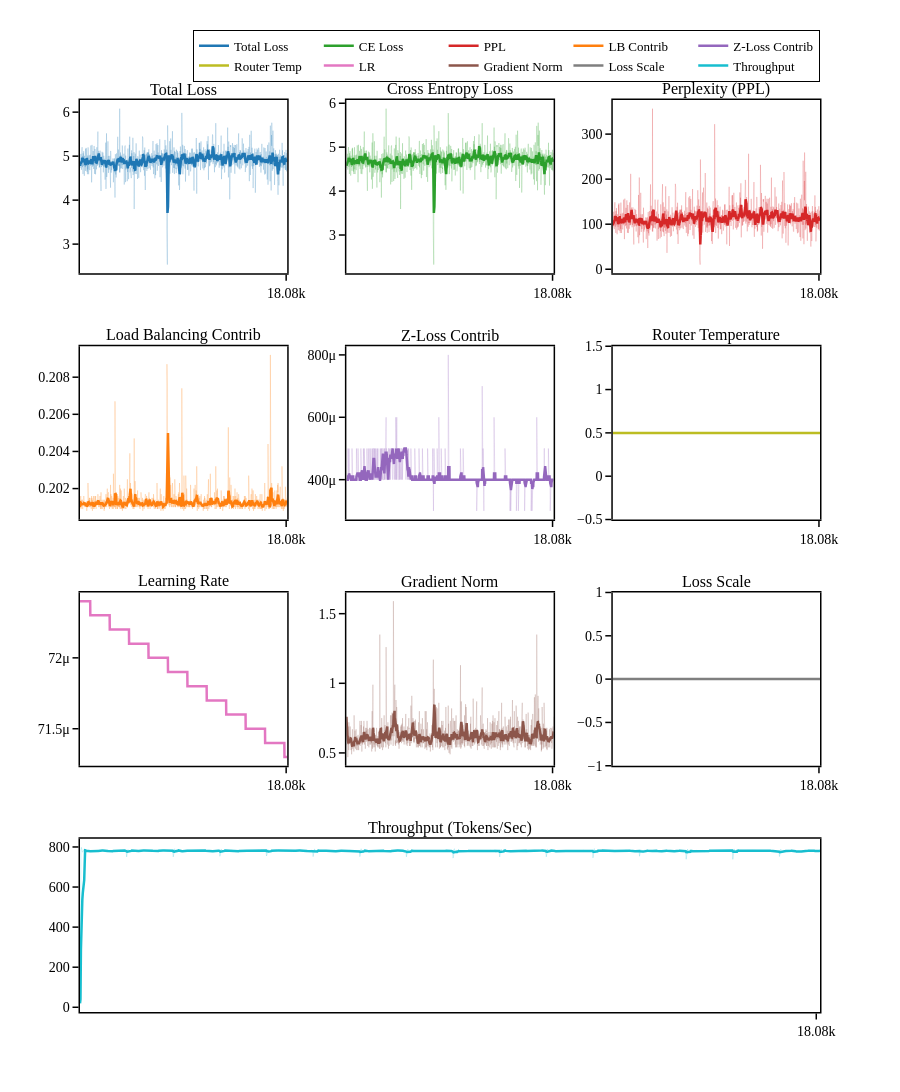

Notebook code for this chart:
### Code cell
import pandas as pd
import numpy as np
import plotly.graph_objects as go
from plotly.subplots import make_subplots
import os
from pathlib import Path

# ==========================================
# Mamba-3-XR Training Log Analyzer 
# (Compatible with: step,loss,ce_loss,lb_contrib,z_contrib,router_temp,lr,grad_norm,loss_scale,tokens_seen,elapsed_s,step_time_s)
# ==========================================

class TrainingAnalyzer:
    def __init__(self, csv_path, platform_info="NVIDIA A100", global_batch=36, seq_len=512, moving_window=10):
        self.csv_path = Path(csv_path)
        self.platform_info = platform_info
        self.global_batch = global_batch
        self.seq_len = seq_len
        self.moving_window = moving_window
        
        if not self.csv_path.exists():
            raise FileNotFoundError(f"Error: Log file not found at {self.csv_path}")
            
        self.df = self._load_and_preprocess()
        
    def _load_and_preprocess(self):
        df = pd.read_csv(self.csv_path)
        
        # 自動去除所有欄位名稱前後的空白字元
        df.columns = df.columns.str.strip()
        
        # 防呆機制：檢查主要的 loss 欄位是否存在
        if 'loss' not in df.columns:
            print("❌ 當前讀取到的欄位名稱有：", df.columns.tolist())
            raise KeyError("找不到 'loss'，請檢查上方印出的欄位名稱是否包含錯字或未換行。")
            
        # 排序並移除重複
        df = df.sort_values("step").drop_duplicates(subset=['step']).reset_index(drop=True)
        
        # 累計時間 (小時)
        if 'elapsed_s' in df.columns:
            df["cum_time_hrs"] = df["elapsed_s"] / 3600
        else:
            df["cum_time_hrs"] = df["step_time_s"].cumsum() / 3600
            
        # 動態吞吐量 (Tokens/Sec)
        df["tokens_per_sec"] = (self.global_batch * self.seq_len) / df["step_time_s"]
        
        # ==========================================
        # 新增：透過 CE Loss 計算 PPL (Perplexity)
        # ==========================================
        if 'ce_loss' in df.columns:
            # 使用 np.exp 計算，並加上 clip 避免初期 loss 過高導致數值溢位
            df["ppl"] = np.exp(np.clip(df["ce_loss"], None, 20))
        
        # 新增需要平滑處理的欄位清單 (加入 ppl)
        metrics_to_smooth = [
            "loss", "ce_loss", "ppl", "lb_contrib", "z_contrib", 
            "router_temp", "grad_norm", "loss_scale", "tokens_per_sec"
        ]
        
        for col in metrics_to_smooth:
            if col in df.columns:
                df[f"{col}_ma"] = df[col].rolling(self.moving_window, min_periods=1).mean()
                
        return df
    
    def generate_report(self, export_html=True, output_filename="mamba3_training_report.html"):
        df = self.df
        
        # 升級為 4 列版面：前三列 3x3 網格，第四列貫穿左右放吞吐量
        fig = make_subplots(
            rows=4, cols=3,
            specs=[
                [{}, {}, {}],
                [{}, {}, {}],
                [{}, {}, {}],
                [{"colspan": 3}, None, None]
            ],
            subplot_titles=(
                "Total Loss", "Cross Entropy Loss", "Perplexity (PPL)", 
                "Load Balancing Contrib", "Z-Loss Contrib", "Router Temperature",
                "Learning Rate", "Gradient Norm", "Loss Scale", 
                "Throughput (Tokens/Sec)"
            ),
            vertical_spacing=0.08,
            horizontal_spacing=0.08,
            shared_xaxes=True
        )

        def add_metric(fig, x, y, y_ma, name, color, row, col, unit="", show_raw=True):
            if show_raw:
                fig.add_trace(go.Scatter(x=x, y=y, name=f"{name} (Raw)", 
                                         line=dict(color=color, width=1), opacity=0.2,
                                         showlegend=False, hoverinfo='skip'), row=row, col=col)
            fig.add_trace(go.Scatter(x=x, y=y_ma, name=f"{name}", 
                                     line=dict(color=color, width=2.5),
                                     hovertemplate=f'Step: %{{x}}<br>{name}: %{{y:.4f}}{unit}'), row=row, col=col)

        # 配色方案 (新增 PPL 專屬顏色)
        c_loss  = "#1f77b4" # Blue
        c_ce    = "#2ca02c" # Green
        c_ppl   = "#d62728" # Red (PPL)
        c_lb    = "#ff7f0e" # Orange
        c_z     = "#9467bd" # Purple
        c_lr    = "#e377c2" # Pink
        c_grad  = "#8c564b" # Brown 
        c_temp  = "#bcbd22" # Olive
        c_scale = "#7f7f7f" # Gray
        c_tps   = "#17becf" # Cyan

        # --- Row 1 ---
        add_metric(fig, df['step'], df['loss'], df['loss_ma'], "Total Loss", c_loss, 1, 1)
        add_metric(fig, df['step'], df['ce_loss'], df['ce_loss_ma'], "CE Loss", c_ce, 1, 2)
        add_metric(fig, df['step'], df['ppl'], df['ppl_ma'], "PPL", c_ppl, 1, 3)

        # --- Row 2 ---
        add_metric(fig, df['step'], df['lb_contrib'], df['lb_contrib_ma'], "LB Contrib", c_lb, 2, 1)
        add_metric(fig, df['step'], df['z_contrib'], df['z_contrib_ma'], "Z-Loss Contrib", c_z, 2, 2)
        add_metric(fig, df['step'], df['router_temp'], df['router_temp_ma'], "Router Temp", c_temp, 2, 3)

        # --- Row 3 ---
        fig.add_trace(go.Scatter(x=df['step'], y=df['lr'], name="LR", 
                                 line=dict(color=c_lr, width=2.5),
                                 hovertemplate='Step: %{x}<br>LR: %{y:.2e}'), row=3, col=1)
        add_metric(fig, df['step'], df['grad_norm'], df['grad_norm_ma'], "Gradient Norm", c_grad, 3, 2)
        add_metric(fig, df['step'], df['loss_scale'], df['loss_scale_ma'], "Loss Scale", c_scale, 3, 3)

        # --- Row 4 (貫穿整列) ---
        add_metric(fig, df['step'], df['tokens_per_sec'], df['tokens_per_sec_ma'], "Throughput", c_tps, 4, 1, " T/s")

        # 自動計算合適的 dtick (避免標籤重疊)
        max_step = df['step'].max()
        suggested_dtick = 50 if max_step <= 500 else (max_step // 10)

        # ==========================================
        # 論文專業格式設定區塊
        # ==========================================
        fig.update_layout(
            height=1300, # 配合 4 列調高版面
            title_x=0.5, 
            template="simple_white", 
            font=dict(
                family="Times New Roman, Times, serif", 
                size=14, 
                color="black"
            ),
            hovermode="x unified",
            legend=dict(
                orientation="h", 
                yanchor="bottom", y=1.02, 
                xanchor="right", x=1,
                bordercolor="black",
                borderwidth=1,
                font=dict(size=13)
            ),
            plot_bgcolor='white',
            paper_bgcolor='white'
        )
        
        fig.update_xaxes(
            showline=True, linewidth=1.5, linecolor='black', mirror=True, 
            gridcolor='rgba(200,200,200,0.3)', 
            ticks="outside", tickwidth=1.5, ticklen=6, tickcolor='black',
            tickmode='linear', dtick=suggested_dtick,
            showticklabels=True, matches='x',
            title_font=dict(size=14, family="Times New Roman")
        )
        
        fig.update_yaxes(
            showline=True, linewidth=1.5, linecolor='black', mirror=True, 
            gridcolor='rgba(200,200,200,0.3)', 
            ticks="outside", tickwidth=1.5, ticklen=6, tickcolor='black',
            title_font=dict(size=14, family="Times New Roman")
        )
        
        for annotation in fig['layout']['annotations']: 
            annotation['font'] = dict(size=16, family="Times New Roman, Times, serif")

        fig.show()
        if export_html:
            fig.write_html(output_filename)
            print(f"✅ Report saved: {output_filename}")

    def print_summary(self):
        df = self.df
        last = df.iloc[-1]
        
        print(f"\n{'='*60}")
        print(f"         MAMBA-3-XR LATEST STATUS (Step {last['step']})")
        print(f"{'='*60}")
        print(f"Time Elapsed    : {last['cum_time_hrs']:.2f} Hours")
        print(f"Throughput      : {last['tokens_per_sec_ma']:.2f} Tokens/s")
        if 'tokens_seen' in df.columns:
            print(f"Tokens Seen     : {last['tokens_seen']:.2e}")
        print(f"Learning Rate   : {last['lr']:.2e}")
        print(f"Gradient Norm   : {last['grad_norm_ma']:.4f}") 
        print(f"Loss Scale      : {last['loss_scale_ma']:.2f}")
        print(f"Router Temp     : {last['router_temp_ma']:.4f}")
        print(f"{'-'*60}")
        print(f"Total Loss      : {last['loss_ma']:.4f}")
        print(f"CE Loss         : {last['ce_loss_ma']:.4f}")
        if 'ppl_ma' in last:
            print(f"PPL             : {last['ppl_ma']:.2f}")
        print(f"LB Contrib      : {last['lb_contrib_ma']:.4f}")
        print(f"Z Contrib       : {last['z_contrib_ma']:.4f}")
        print(f"{'='*60}\n")

if __name__ == "__main__":
    # 確保路徑與前一個腳本輸出的位置一致
    LOG_PATH = "/Users/hungwei/Desktop/Proj/Mamba3-XR/pre-train/colab_training_log.csv" 
    
    try:
        analyzer = TrainingAnalyzer(LOG_PATH)
        analyzer.generate_report()
        analyzer.print_summary()
    except Exception as e:
        print(f"❌ Error: {e}")

### Figure 1 — Plotly figure (JSON) as saved in the notebook; plotly's stock layout.template omitted (floating-point values rounded to 4 significant figures; data arrays with more than 128 entries replaced by an {"elided": "..."} marker saying what was removed)
{"data": [{"hoverinfo": "skip", "line": {"color": "#1f77b4", "width": 1}, "name": "Total Loss (Raw)", "opacity": 0.2, "showlegend": false, "type": "scatter", "x": {"elided": "1588 int values"}, "xaxis": "x", "y": {"elided": "1588 float values"}, "yaxis": "y"}, {"hovertemplate": "Step: %{x}<br>Total Loss: %{y:.4f}", "line": {"color": "#1f77b4", "width": 2.5}, "name": "Total Loss", "type": "scatter", "x": {"elided": "1588 int values"}, "xaxis": "x", "y": {"elided": "1588 float values"}, "yaxis": "y"}, {"hoverinfo": "skip", "line": {"color": "#2ca02c", "width": 1}, "name": "CE Loss (Raw)", "opacity": 0.2, "showlegend": false, "type": "scatter", "x": {"elided": "1588 int values"}, "xaxis": "x2", "y": {"elided": "1588 float values"}, "yaxis": "y2"}, {"hovertemplate": "Step: %{x}<br>CE Loss: %{y:.4f}", "line": {"color": "#2ca02c", "width": 2.5}, "name": "CE Loss", "type": "scatter", "x": {"elided": "1588 int values"}, "xaxis": "x2", "y": {"elided": "1588 float values"}, "yaxis": "y2"}, {"hoverinfo": "skip", "line": {"color": "#d62728", "width": 1}, "name": "PPL (Raw)", "opacity": 0.2, "showlegend": false, "type": "scatter", "x": {"elided": "1588 int values"}, "xaxis": "x3", "y": {"elided": "1588 float values"}, "yaxis": "y3"}, {"hovertemplate": "Step: %{x}<br>PPL: %{y:.4f}", "line": {"color": "#d62728", "width": 2.5}, "name": "PPL", "type": "scatter", "x": {"elided": "1588 int values"}, "xaxis": "x3", "y": {"elided": "1588 float values"}, "yaxis": "y3"}, {"hoverinfo": "skip", "line": {"color": "#ff7f0e", "width": 1}, "name": "LB Contrib (Raw)", "opacity": 0.2, "showlegend": false, "type": "scatter", "x": {"elided": "1588 int values"}, "xaxis": "x4", "y": {"elided": "1588 float values"}, "yaxis": "y4"}, {"hovertemplate": "Step: %{x}<br>LB Contrib: %{y:.4f}", "line": {"color": "#ff7f0e", "width": 2.5}, "name": "LB Contrib", "type": "scatter", "x": {"elided": "1588 int values"}, "xaxis": "x4", "y": {"elided": "1588 float values"}, "yaxis": "y4"}, {"hoverinfo": "skip", "line": {"color": "#9467bd", "width": 1}, "name": "Z-Loss Contrib (Raw)", "opacity": 0.2, "showlegend": false, "type": "scatter", "x": {"elided": "1588 int values"}, "xaxis": "x5", "y": {"elided": "1588 float values"}, "yaxis": "y5"}, {"hovertemplate": "Step: %{x}<br>Z-Loss Contrib: %{y:.4f}", "line": {"color": "#9467bd", "width": 2.5}, "name": "Z-Loss Contrib", "type": "scatter", "x": {"elided": "1588 int values"}, "xaxis": "x5", "y": {"elided": "1588 float values"}, "yaxis": "y5"}, {"hoverinfo": "skip", "line": {"color": "#bcbd22", "width": 1}, "name": "Router Temp (Raw)", "opacity": 0.2, "showlegend": false, "type": "scatter", "x": {"elided": "1588 int values"}, "xaxis": "x6", "y": {"elided": "1588 float values"}, "yaxis": "y6"}, {"hovertemplate": "Step: %{x}<br>Router Temp: %{y:.4f}", "line": {"color": "#bcbd22", "width": 2.5}, "name": "Router Temp", "type": "scatter", "x": {"elided": "1588 int values"}, "xaxis": "x6", "y": {"elided": "1588 float values"}, "yaxis": "y6"}, {"hovertemplate": "Step: %{x}<br>LR: %{y:.2e}", "line": {"color": "#e377c2", "width": 2.5}, "name": "LR", "type": "scatter", "x": {"elided": "1588 int values"}, "xaxis": "x7", "y": {"elided": "1588 float values"}, "yaxis": "y7"}, {"hoverinfo": "skip", "line": {"color": "#8c564b", "width": 1}, "name": "Gradient Norm (Raw)", "opacity": 0.2, "showlegend": false, "type": "scatter", "x": {"elided": "1588 int values"}, "xaxis": "x8", "y": {"elided": "1588 float values"}, "yaxis": "y8"}, {"hovertemplate": "Step: %{x}<br>Gradient Norm: %{y:.4f}", "line": {"color": "#8c564b", "width": 2.5}, "name": "Gradient Norm", "type": "scatter", "x": {"elided": "1588 int values"}, "xaxis": "x8", "y": {"elided": "1588 float values"}, "yaxis": "y8"}, {"hoverinfo": "skip", "line": {"color": "#7f7f7f", "width": 1}, "name": "Loss Scale (Raw)", "opacity": 0.2, "showlegend": false, "type": "scatter", "x": {"elided": "1588 int values"}, "xaxis": "x9", "y": {"elided": "1588 float values"}, "yaxis": "y9"}, {"hovertemplate": "Step: %{x}<br>Loss Scale: %{y:.4f}", "line": {"color": "#7f7f7f", "width": 2.5}, "name": "Loss Scale", "type": "scatter", "x": {"elided": "1588 int values"}, "xaxis": "x9", "y": {"elided": "1588 float values"}, "yaxis": "y9"}, {"hoverinfo": "skip", "line": {"color": "#17becf", "width": 1}, "name": "Throughput (Raw)", "opacity": 0.2, "showlegend": false, "type": "scatter", "x": {"elided": "1588 int values"}, "xaxis": "x10", "y": {"elided": "1588 float values"}, "yaxis": "y10"}, {"hovertemplate": "Step: %{x}<br>Throughput: %{y:.4f} T/s", "line": {"color": "#17becf", "width": 2.5}, "name": "Throughput", "type": "scatter", "x": {"elided": "1588 int values"}, "xaxis": "x10", "y": {"elided": "1588 float values"}, "yaxis": "y10"}], "layout": {"annotations": [{"font": {"family": "Times New Roman, Times, serif", "size": 16}, "showarrow": false, "text": "Total Loss", "x": 0.14, "xanchor": "center", "xref": "paper", "y": 1, "yanchor": "bottom", "yref": "paper"}, {"font": {"family": "Times New Roman, Times, serif", "size": 16}, "showarrow": false, "text": "Cross Entropy Loss", "x": 0.5, "xanchor": "center", "xref": "paper", "y": 1, "yanchor": "bottom", "yref": "paper"}, {"font": {"family": "Times New Roman, Times, serif", "size": 16}, "showarrow": false, "text": "Perplexity (PPL)", "x": 0.86, "xanchor": "center", "xref": "paper", "y": 1, "yanchor": "bottom", "yref": "paper"}, {"font": {"family": "Times New Roman, Times, serif", "size": 16}, "showarrow": false, "text": "Load Balancing Contrib", "x": 0.14, "xanchor": "center", "xref": "paper", "y": 0.73, "yanchor": "bottom", "yref": "paper"}, {"font": {"family": "Times New Roman, Times, serif", "size": 16}, "showarrow": false, "text": "Z-Loss Contrib", "x": 0.5, "xanchor": "center", "xref": "paper", "y": 0.73, "yanchor": "bottom", "yref": "paper"}, {"font": {"family": "Times New Roman, Times, serif", "size": 16}, "showarrow": false, "text": "Router Temperature", "x": 0.86, "xanchor": "center", "xref": "paper", "y": 0.73, "yanchor": "bottom", "yref": "paper"}, {"font": {"family": "Times New Roman, Times, serif", "size": 16}, "showarrow": false, "text": "Learning Rate", "x": 0.14, "xanchor": "center", "xref": "paper", "y": 0.46, "yanchor": "bottom", "yref": "paper"}, {"font": {"family": "Times New Roman, Times, serif", "size": 16}, "showarrow": false, "text": "Gradient Norm", "x": 0.5, "xanchor": "center", "xref": "paper", "y": 0.46, "yanchor": "bottom", "yref": "paper"}, {"font": {"family": "Times New Roman, Times, serif", "size": 16}, "showarrow": false, "text": "Loss Scale", "x": 0.86, "xanchor": "center", "xref": "paper", "y": 0.46, "yanchor": "bottom", "yref": "paper"}, {"font": {"family": "Times New Roman, Times, serif", "size": 16}, "showarrow": false, "text": "Throughput (Tokens/Sec)", "x": 0.5, "xanchor": "center", "xref": "paper", "y": 0.19, "yanchor": "bottom", "yref": "paper"}], "font": {"color": "black", "family": "Times New Roman, Times, serif", "size": 14}, "height": 1300, "hovermode": "x unified", "legend": {"bordercolor": "black", "borderwidth": 1, "font": {"size": 13}, "orientation": "h", "x": 1, "xanchor": "right", "y": 1.02, "yanchor": "bottom"}, "paper_bgcolor": "white", "plot_bgcolor": "white", "title": {"x": 0.5}, "xaxis": {"anchor": "y", "domain": [0, 0.28], "dtick": 1808, "gridcolor": "rgba(200,200,200,0.3)", "linecolor": "black", "linewidth": 1.5, "matches": "x", "mirror": true, "showline": true, "showticklabels": true, "tickcolor": "black", "ticklen": 6, "tickmode": "linear", "ticks": "outside", "tickwidth": 1.5, "title": {"font": {"family": "Times New Roman", "size": 14}}}, "xaxis10": {"anchor": "y10", "domain": [0, 1], "dtick": 1808, "gridcolor": "rgba(200,200,200,0.3)", "linecolor": "black", "linewidth": 1.5, "matches": "x", "mirror": true, "showline": true, "showticklabels": true, "tickcolor": "black", "ticklen": 6, "tickmode": "linear", "ticks": "outside", "tickwidth": 1.5, "title": {"font": {"family": "Times New Roman", "size": 14}}}, "xaxis2": {"anchor": "y2", "domain": [0.36, 0.64], "dtick": 1808, "gridcolor": "rgba(200,200,200,0.3)", "linecolor": "black", "linewidth": 1.5, "matches": "x", "mirror": true, "showline": true, "showticklabels": true, "tickcolor": "black", "ticklen": 6, "tickmode": "linear", "ticks": "outside", "tickwidth": 1.5, "title": {"font": {"family": "Times New Roman", "size": 14}}}, "xaxis3": {"anchor": "y3", "domain": [0.72, 1], "dtick": 1808, "gridcolor": "rgba(200,200,200,0.3)", "linecolor": "black", "linewidth": 1.5, "matches": "x", "mirror": true, "showline": true, "showticklabels": true, "tickcolor": "black", "ticklen": 6, "tickmode": "linear", "ticks": "outside", "tickwidth": 1.5, "title": {"font": {"family": "Times New Roman", "size": 14}}}, "xaxis4": {"anchor": "y4", "domain": [0, 0.28], "dtick": 1808, "gridcolor": "rgba(200,200,200,0.3)", "linecolor": "black", "linewidth": 1.5, "matches": "x", "mirror": true, "showline": true, "showticklabels": true, "tickcolor": "black", "ticklen": 6, "tickmode": "linear", "ticks": "outside", "tickwidth": 1.5, "title": {"font": {"family": "Times New Roman", "size": 14}}}, "xaxis5": {"anchor": "y5", "domain": [0.36, 0.64], "dtick": 1808, "gridcolor": "rgba(200,200,200,0.3)", "linecolor": "black", "linewidth": 1.5, "matches": "x", "mirror": true, "showline": true, "showticklabels": true, "tickcolor": "black", "ticklen": 6, "tickmode": "linear", "ticks": "outside", "tickwidth": 1.5, "title": {"font": {"family": "Times New Roman", "size": 14}}}, "xaxis6": {"anchor": "y6", "domain": [0.72, 1], "dtick": 1808, "gridcolor": "rgba(200,200,200,0.3)", "linecolor": "black", "linewidth": 1.5, "matches": "x", "mirror": true, "showline": true, "showticklabels": true, "tickcolor": "black", "ticklen": 6, "tickmode": "linear", "ticks": "outside", "tickwidth": 1.5, "title": {"font": {"family": "Times New Roman", "size": 14}}}, "xaxis7": {"anchor": "y7", "domain": [0, 0.28], "dtick": 1808, "gridcolor": "rgba(200,200,200,0.3)", "linecolor": "black", "linewidth": 1.5, "matches": "x", "mirror": true, "showline": true, "showticklabels": true, "tickcolor": "black", "ticklen": 6, "tickmode": "linear", "ticks": "outside", "tickwidth": 1.5, "title": {"font": {"family": "Times New Roman", "size": 14}}}, "xaxis8": {"anchor": "y8", "domain": [0.36, 0.64], "dtick": 1808, "gridcolor": "rgba(200,200,200,0.3)", "linecolor": "black", "linewidth": 1.5, "matches": "x", "mirror": true, "showline": true, "showticklabels": true, "tickcolor": "black", "ticklen": 6, "tickmode": "linear", "ticks": "outside", "tickwidth": 1.5, "title": {"font": {"family": "Times New Roman", "size": 14}}}, "xaxis9": {"anchor": "y9", "domain": [0.72, 1], "dtick": 1808, "gridcolor": "rgba(200,200,200,0.3)", "linecolor": "black", "linewidth": 1.5, "matches": "x", "mirror": true, "showline": true, "showticklabels": true, "tickcolor": "black", "ticklen": 6, "tickmode": "linear", "ticks": "outside", "tickwidth": 1.5, "title": {"font": {"family": "Times New Roman", "size": 14}}}, "yaxis": {"anchor": "x", "domain": [0.81, 1], "gridcolor": "rgba(200,200,200,0.3)", "linecolor": "black", "linewidth": 1.5, "mirror": true, "showline": true, "tickcolor": "black", "ticklen": 6, "ticks": "outside", "tickwidth": 1.5, "title": {"font": {"family": "Times New Roman", "size": 14}}}, "yaxis10": {"anchor": "x10", "domain": [0, 0.19], "gridcolor": "rgba(200,200,200,0.3)", "linecolor": "black", "linewidth": 1.5, "mirror": true, "showline": true, "tickcolor": "black", "ticklen": 6, "ticks": "outside", "tickwidth": 1.5, "title": {"font": {"family": "Times New Roman", "size": 14}}}, "yaxis2": {"anchor": "x2", "domain": [0.81, 1], "gridcolor": "rgba(200,200,200,0.3)", "linecolor": "black", "linewidth": 1.5, "mirror": true, "showline": true, "tickcolor": "black", "ticklen": 6, "ticks": "outside", "tickwidth": 1.5, "title": {"font": {"family": "Times New Roman", "size": 14}}}, "yaxis3": {"anchor": "x3", "domain": [0.81, 1], "gridcolor": "rgba(200,200,200,0.3)", "linecolor": "black", "linewidth": 1.5, "mirror": true, "showline": true, "tickcolor": "black", "ticklen": 6, "ticks": "outside", "tickwidth": 1.5, "title": {"font": {"family": "Times New Roman", "size": 14}}}, "yaxis4": {"anchor": "x4", "domain": [0.54, 0.73], "gridcolor": "rgba(200,200,200,0.3)", "linecolor": "black", "linewidth": 1.5, "mirror": true, "showline": true, "tickcolor": "black", "ticklen": 6, "ticks": "outside", "tickwidth": 1.5, "title": {"font": {"family": "Times New Roman", "size": 14}}}, "yaxis5": {"anchor": "x5", "domain": [0.54, 0.73], "gridcolor": "rgba(200,200,200,0.3)", "linecolor": "black", "linewidth": 1.5, "mirror": true, "showline": true, "tickcolor": "black", "ticklen": 6, "ticks": "outside", "tickwidth": 1.5, "title": {"font": {"family": "Times New Roman", "size": 14}}}, "yaxis6": {"anchor": "x6", "domain": [0.54, 0.73], "gridcolor": "rgba(200,200,200,0.3)", "linecolor": "black", "linewidth": 1.5, "mirror": true, "showline": true, "tickcolor": "black", "ticklen": 6, "ticks": "outside", "tickwidth": 1.5, "title": {"font": {"family": "Times New Roman", "size": 14}}}, "yaxis7": {"anchor": "x7", "domain": [0.27, 0.46], "gridcolor": "rgba(200,200,200,0.3)", "linecolor": "black", "linewidth": 1.5, "mirror": true, "showline": true, "tickcolor": "black", "ticklen": 6, "ticks": "outside", "tickwidth": 1.5, "title": {"font": {"family": "Times New Roman", "size": 14}}}, "yaxis8": {"anchor": "x8", "domain": [0.27, 0.46], "gridcolor": "rgba(200,200,200,0.3)", "linecolor": "black", "linewidth": 1.5, "mirror": true, "showline": true, "tickcolor": "black", "ticklen": 6, "ticks": "outside", "tickwidth": 1.5, "title": {"font": {"family": "Times New Roman", "size": 14}}}, "yaxis9": {"anchor": "x9", "domain": [0.27, 0.46], "gridcolor": "rgba(200,200,200,0.3)", "linecolor": "black", "linewidth": 1.5, "mirror": true, "showline": true, "tickcolor": "black", "ticklen": 6, "ticks": "outside", "tickwidth": 1.5, "title": {"font": {"family": "Times New Roman", "size": 14}}}}}
